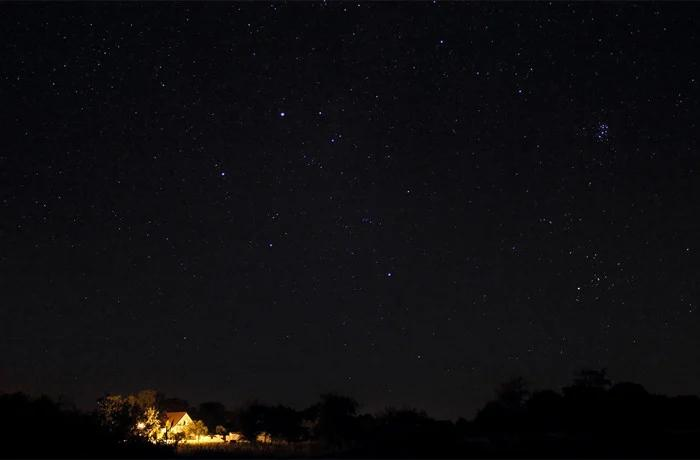
#> input picture resources/images/lasso-problems/dark-sky.jpg, 700 x 460 px
$ jupyter execute lasso-problems.ipynb
#> lines starting #> are read from the running program, lines starting #| are printed output that depends on the picture
# Lasso Problems

## Libraries

[cell 1]
import numpy as np
import cv2 as cv
import pywt as wt
import matplotlib.pyplot as plt

## Load resources

[cell 2]
BASE_DIR = '../resources/images/lasso-problems/'
dark_sky_img = cv.cvtColor(cv.imread(f'{BASE_DIR}/dark-sky.jpg'), cv.COLOR_BGR2RGB)
print(f'The image has {dark_sky_img.shape} dimensions')
#| The image has (460, 700, 3) dimensions

[cell 3]
plt.imshow(dark_sky_img)
plt.axis('off')
plt.title('Dark Sky image')
plt.show()

## Implement ADMM algorithm

The general problem to solve is:
$$
\begin{gather}
\min_{\mathbf{x}} \Vert \mathbf{y} - \mathbf{Hx} \Vert^2_2 + \lambda \Vert \mathbf{z} \Vert_1 \\
\text{subject to: } x - z = 0
\end{gather}
$$

We use the following form:
$$
\begin{alignat}{1}
x_{k + 1} &= (H^T H + \rho I)^{-1} (H^T y + \rho z^k - \mu^k) \\
z_{k + 1} &= S_{\lambda/\rho} (x^{k+1} + \mu^k /\rho) \\
\mu_{k + 1} &= \mu_k + \rho (x^{k+1} - z^{k+1})
\end{alignat}
$$

Implement each iterator.

[cell 4]
def x_k_next(img, H, rho, z_k, u_k):
    y = img
    res = np.linalg.inv(np.matmul(H.T, H) + rho * np.identity(H.shape[1]))
    res = np.matmul(res, np.matmul(H.T, y) + rho * z_k - u_k)
    return res

def z_k_next(x_k, u_k, lamb, rho):
    return wt.threshold(x_k + u_k, lamb/rho, mode='soft')

def u_k_next(u_k, rho, x_k_next, z_k_next):
    u_k_next = u_k + rho * (x_k_next - z_k_next)
    return u_k_next

Define un wrapper to use ADMM algorithm.

[cell 5]
def admm_alg(img, H, lamb=0.01, rho=1, steps=10):
    height, width = img.shape
    square_init = (width, width)
    x_0 = np.ones(square_init)
    z_0 = np.ones(square_init)
    u_0 = np.ones(square_init)
    TOLERANCE = 0.000001

    x_hist = []
    z_hist = []
    u_hist = []

    x_k = x_0
    z_k = z_0
    u_k = u_0
    for step in range(steps):
        x_kn = x_k_next(img, H, rho, z_k, u_k)
        z_kn = z_k_next(x_k, u_k, lamb, rho)
        u_kn = u_k_next(u_k, rho, x_kn, z_kn)

        x_k = x_kn
        z_k = z_kn
        u_k = u_kn
        x_hist.append(x_k)
        z_hist.append(z_k)
        u_hist.append(u_k)

        if np.linalg.norm(x_k - x_hist[step - 1]) < TOLERANCE:
            print(f'The tolerance has reached in step {step}')
            break

    return [x_hist, z_hist, u_hist]

## Lasso method under different scenarios

The image has resized to 64x64 pixels.

[cell 6]
dark_sky_gray = cv.resize(cv.cvtColor(dark_sky_img, cv.COLOR_RGB2GRAY), (64, 64))
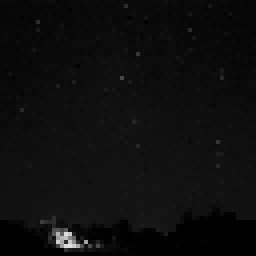
#> dark_sky_gray: shape (64, 64) (shown 4 times larger); min 0, max 222, mean 13.6

plt.figure(figsize=(12, 5))
plt.subplot(1, 2, 1)
plt.imshow(dark_sky_gray, cmap='gray')
plt.title(f'Gray-scale image of size {dark_sky_gray.shape}')
plt.axis('off')
plt.subplot(1, 2, 2)
plt.hist(dark_sky_gray.ravel(), bins=256)
plt.title('Histogram of pixels image')
plt.xlabel('Level of intensity')
plt.ylabel('Counts')
plt.show()
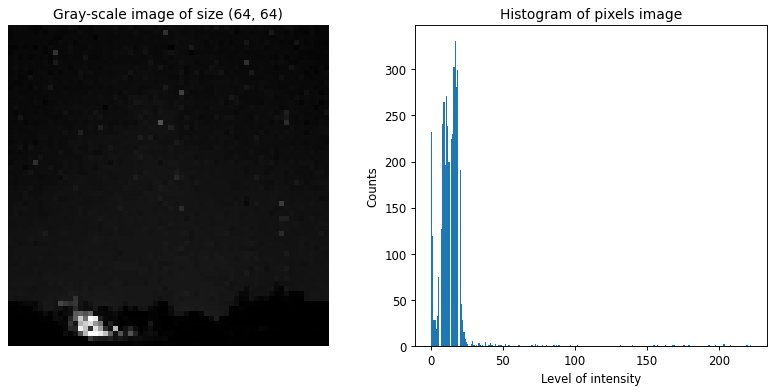
#> figure drawn by matplotlib, 2 panels; panel 2: tallest bar 331 high, from x = 16.48 to 17.34

### Noiseless-case

In this scenario, the noise is eliminated and results is:
$$
y = Hx
$$

[cell 7]
H_a = np.random.uniform(size=(64,64))
H_b = np.random.uniform(size=(128,64))
H_c = np.random.uniform(size=(32,64))

# m = n
y_a_noiseless = np.matmul(H_a, dark_sky_gray)
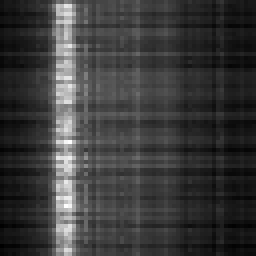
#> y_a_noiseless: shape (64, 64) float64 (shown 4 times larger); min 260.1, max 1026.9, mean 437.6; drawn with min black and max white
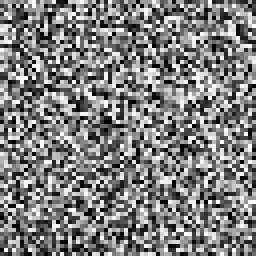
#> H_a: shape (64, 64) float64 (shown 4 times larger); min 7.24e-05, max 1, mean 0.499
# m > n
y_b_noiseless = np.matmul(H_b, dark_sky_gray)
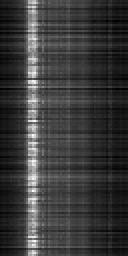
#> y_b_noiseless: shape (128, 64) float64 (shown 2 times larger); min 244.6, max 1067.4, mean 432.3; drawn with min black and max white
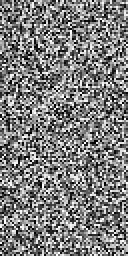
#> H_b: shape (128, 64) float64 (shown 2 times larger); min 0.00015, max 1, mean 0.494
# m < n
y_c_noiseless = np.matmul(H_c, dark_sky_gray)
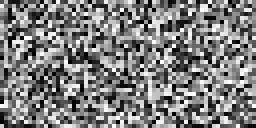
#> H_c: shape (32, 64) float64 (shown 4 times larger); min 0.000341, max 0.999, mean 0.495

plt.figure(figsize=(12, 10))
plt.subplot(2, 2, 1)
plt.imshow(dark_sky_gray, cmap='gray')
plt.axis('off')
plt.title('Reference image (x)')
plt.subplot(2, 2, 2)
plt.imshow(y_a_noiseless, cmap='gray')
plt.axis('off')
plt.title('Obtained with m=n')
plt.subplot(2, 2, 3)
plt.imshow(y_b_noiseless, cmap='gray')
plt.axis('off')
plt.title('Obtained with m>n')
plt.subplot(2, 2, 4)
plt.imshow(y_c_noiseless, cmap='gray')
plt.axis('off')
plt.title('Obtained with m<n')
plt.tight_layout()
plt.show()

[cell 8]
#admm_alg(img, H, x_0, z_0, u_0, lamb=0.01, rho=1, steps=10):
x_a_hist, z_a_hist, u_a_hist = admm_alg(y_a_noiseless, H_a, 1, 0.1, 10)
#> after the loop in admm_alg, `for step in range(steps):`: u_hist = 1 item
#> x_a_hist = 1 item; z_a_hist = 1 item; u_a_hist = 1 item
x_b_hist, z_b_hist, u_b_hist = admm_alg(y_b_noiseless, H_b, 1, 0.1, 10)
#> the loop in admm_alg (call 2), `for step in range(steps):` made 1 pass
#> pass 1, in x_k_next (call 2), `res = np.linalg.inv(np.matmul(H.T, H) + rho * np.identity(H.shape[1]))`:
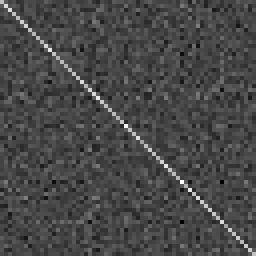
#> res: shape (64, 64) float64 (shown 4 times larger); min -0.102, max 0.259, mean 1.59e-05; drawn with min black and max white
#> x_b_hist = 1 item; z_b_hist = 1 item; u_b_hist = 1 item
x_c_hist, z_c_hist, u_c_hist = admm_alg(y_c_noiseless, H_c, 1, 0.1, 10)
#> the loop in admm_alg (call 3), `for step in range(steps):` made 1 pass
#> pass 1, in x_k_next (call 3), `res = np.linalg.inv(np.matmul(H.T, H) + rho * np.identity(H.shape[1]))`:
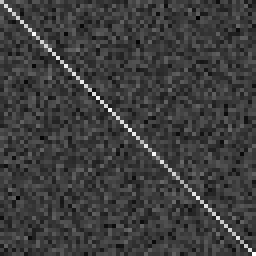
#> res: shape (64, 64) float64 (shown 4 times larger); min -2.16, max 6.72, mean 0.00114; drawn with min black and max white
#> pass 1, in x_k_next (call 3), `res = np.matmul(res, np.matmul(H.T, y) + rho * z_k - u_k)`:
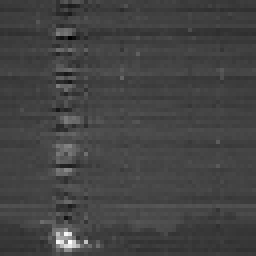
#> res: shape (64, 64) float64 (shown 4 times larger); min -36.15, max 150.7, mean 13.5; drawn with min black and max white
#> x_c_hist = 1 item; z_c_hist = 1 item; u_c_hist = 1 item

[cell 9]
plt.figure(figsize=(12, 10))
plt.subplot(2, 2, 1)
plt.imshow(dark_sky_gray, cmap='gray')
plt.axis('off')
plt.title('Reference image (x)')
plt.subplot(2, 2, 2)
plt.imshow(x_a_hist[-1], cmap='gray')
plt.axis('off')
plt.title('Estimation of x in noiseless-case m=n')
plt.subplot(2, 2, 3)
plt.imshow(x_b_hist[-1], cmap='gray')
plt.axis('off')
plt.title('Estimation of x in noiseless-case m>n')
plt.subplot(2, 2, 4)
plt.imshow(x_c_hist[-1], cmap='gray')
plt.axis('off')
plt.title('Estimation of x in noiseless-case m<n')
plt.tight_layout()
plt.show()

### Noise case with 25dB of SNR

In this scenario, the model is:
$$
\mathbf{y} = \mathbf{Hx} + \epsilon
$$

[cell 10]
def noise_25dB(H, image, noise_std):
    y = np.matmul(H, image)
    y = y + np.random.normal(0, noise_std, size=y.shape)
    return y

Define a function to compute the SNR for 25dB:
$$
\begin{alignat}{1}
SNR_{dB} &= 10 * \log_{10} \Bigg( \frac{P_{\text{signal}}}{P_{\text{noise}}} \Bigg) \\
25 &= 10 * \log_{10} \Bigg( \frac{P_{\text{signal}}}{P_{\text{noise}}} \Bigg) \\
2.5 &= \log_{10} \Bigg( \frac{P_{\text{signal}}}{P_{\text{noise}}} \Bigg) \\
10^{2.5} &=  \Bigg( \frac{P_{\text{signal}}}{P_{\text{noise}}} \Bigg) \\
P_{\text{noise}} &=  \Bigg( \frac{P_{\text{signal}}}{10^{2.5}} \Bigg) \\
\frac{1}{MN} \sum_{i = 0}^{MN} y_{mn}^2 &= \Bigg( \frac{P_{\text{signal}}}{10^{2.5}} \Bigg)
\end{alignat}
$$

[cell 11]
def noise_gaussian(image, sigma=0.1):
    noise = np.random.normal(0, sigma, size=image.shape)
    return noise

def powers(signal):
    return np.mean(np.power(signal, 2))

[cell 12]
def compute_sigma(signal):
    MIN_SD = 0.001
    MIN_DB = np.power(10, 2.5)

    p_signal = powers(signal)
#> p_signal = 91.77
    sd = MIN_SD
    while True:
        p_noise = powers(noise_gaussian(signal, sd))
        if MIN_DB < (p_signal / p_noise):
            print(f'The power of iteration is {p_noise}')
            break
        else:
            sd += .001
#> this loop made 1 pass
#> p_noise on pass 1: 9.9e-07
#| The power of iteration is 9.900766100485046e-07
#> after the loop, sd = 0.001
    return sd

[cell 13]
sd_noise = compute_sigma(dark_sky_gray)
#> sd_noise = 0.001

[cell 14]
# m = n
y_d_noiseless = noise_25dB(H_a, dark_sky_gray, sd_noise)
# m > n
y_e_noiseless = noise_25dB(H_b, dark_sky_gray, sd_noise)
# m < n
y_f_noiseless = noise_25dB(H_c, dark_sky_gray, sd_noise)

plt.figure(figsize=(12, 10))
plt.subplot(2, 2, 1)
plt.imshow(dark_sky_gray, cmap='gray')
plt.axis('off')
plt.title('Reference image (x)')
plt.subplot(2, 2, 2)
plt.imshow(y_d_noiseless, cmap='gray')
plt.axis('off')
plt.title('Obtained with m=n')
plt.subplot(2, 2, 3)
plt.imshow(y_e_noiseless, cmap='gray')
plt.axis('off')
plt.title('Obtained with m>n')
plt.subplot(2, 2, 4)
plt.imshow(y_f_noiseless, cmap='gray')
plt.axis('off')
plt.title('Obtained with m<n')
plt.tight_layout()
plt.show()

[cell 15]
x_d_hist, z_d_hist, u_d_hist = admm_alg(y_d_noiseless, H_a, .1, 0.1, 10)
#> x_d_hist = 1 item; z_d_hist = 1 item; u_d_hist = 1 item
x_e_hist, z_e_hist, u_e_hist = admm_alg(y_e_noiseless, H_b, .1, 0.1, 10)
#> x_e_hist = 1 item; z_e_hist = 1 item; u_e_hist = 1 item
x_f_hist, z_f_hist, u_f_hist = admm_alg(y_f_noiseless, H_c, .1, 0.1, 10)
#> x_f_hist = 1 item; z_f_hist = 1 item; u_f_hist = 1 item

[cell 16]
plt.figure(figsize=(12, 10))
plt.subplot(2, 2, 1)
plt.imshow(dark_sky_gray, cmap='gray')
plt.axis('off')
plt.title('Reference image (x)')
plt.subplot(2, 2, 2)
plt.imshow(x_d_hist[-1], cmap='gray')
plt.axis('off')
plt.title('Estimation of x in noise case m=n')
plt.subplot(2, 2, 3)
plt.imshow(x_e_hist[-1], cmap='gray')
plt.axis('off')
plt.title('Estimation of x in noise case m>n')
plt.subplot(2, 2, 4)
plt.imshow(x_f_hist[-1], cmap='gray')
plt.axis('off')
plt.title('Estimation of x in noise case m<n')
plt.tight_layout()
plt.show()
